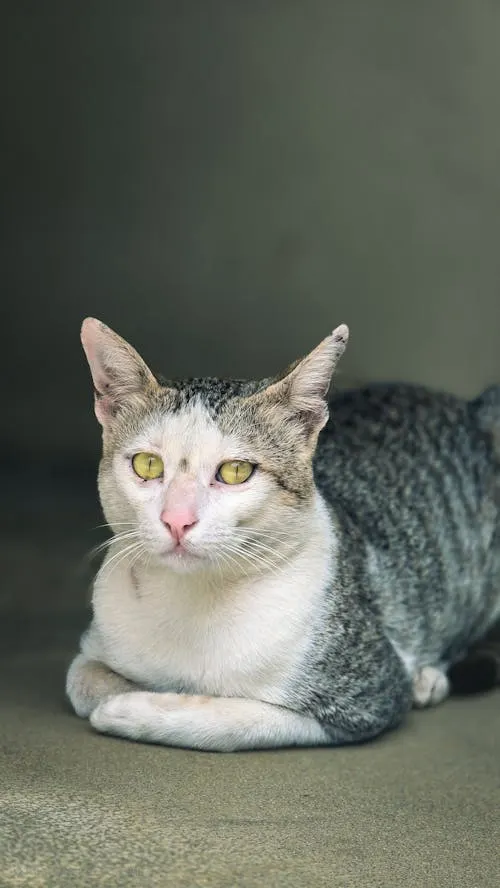
#> input picture Photos/Cat_2.webp, 500 x 888 px, found by its file name
$ python rotate.py
#> lines starting #> are read from the running program, lines starting #| are printed output that depends on the picture
import cv2 as cv
import numpy as np

img = cv.imread('Photos/Cat_2.webp')
#> img is the input picture: shape (888, 500, 3); mean B, G, R 96.2, 106.3, 101.7

def rotate(img, angle, rotPoint= None):
#> called with angle = 45
    (height,width) = img.shape[:2]
#> height = 888; width = 500

    if rotPoint is None:
        rotPoint= (width//2,height//2)
#> rotPoint = (250, 444)

    rotMat = cv.getRotationMatrix2D(rotPoint, angle, 1.0)
    dimensions = (width,height)
#> dimensions = (500, 888)

    return cv.warpAffine(img, rotMat, dimensions)
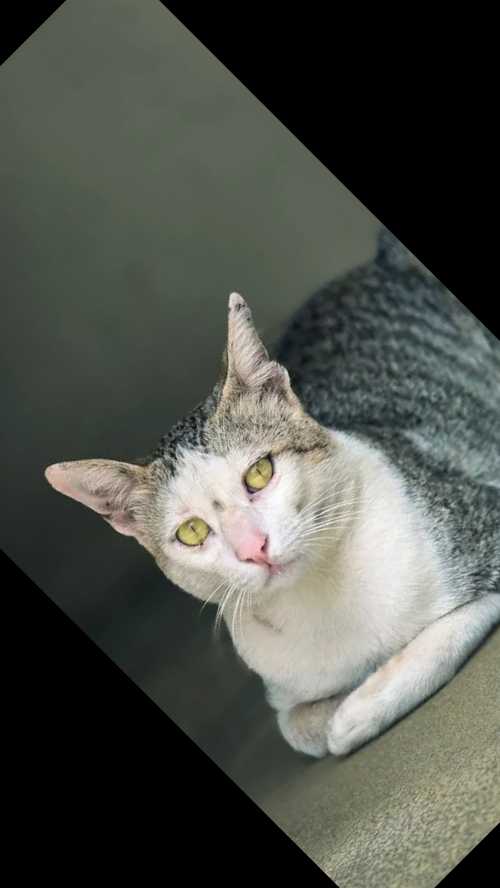
#> returned value: shape (888, 500, 3); mean of channels 0, 1, 2 75, 81.9, 78.9; drawn as B, G, R

rotated = rotate(img,45)

cv.imshow('rotatesd',rotated)

cv.waitKey(0)

$ run again, with Photos/Cat_1.webp copied over Photos/Cat_2.webp
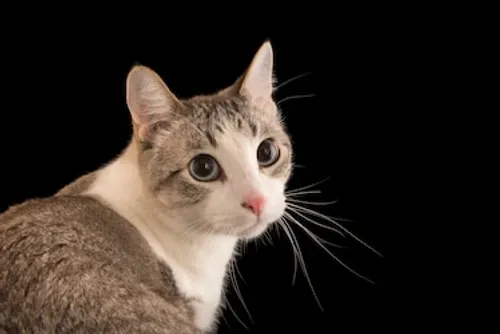
#> input picture Photos/Cat_1.webp, 500 x 334 px, found by its file name
#> img is the input picture: shape (334, 500, 3); mean B, G, R 35.2, 41.7, 50.1
#> in rotate, `return cv.warpAffine(img, rotMat, dimensions)`:
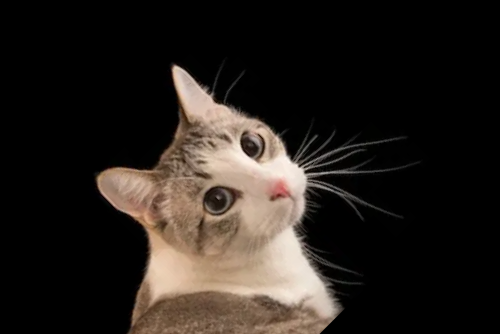
#> returned value: shape (334, 500, 3); mean of channels 0, 1, 2 28.8, 33.5, 39.5; drawn as B, G, R

$ run again, with Photos/Dog_1.webp copied over Photos/Cat_2.webp
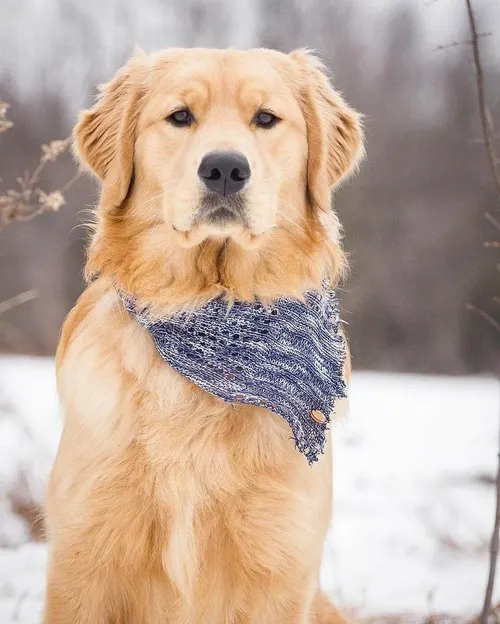
#> input picture Photos/Dog_1.webp, 500 x 624 px, found by its file name
#> img is the input picture: shape (624, 500, 3); mean B, G, R 156.4, 171, 192.1
#> in rotate, `return cv.warpAffine(img, rotMat, dimensions)`:
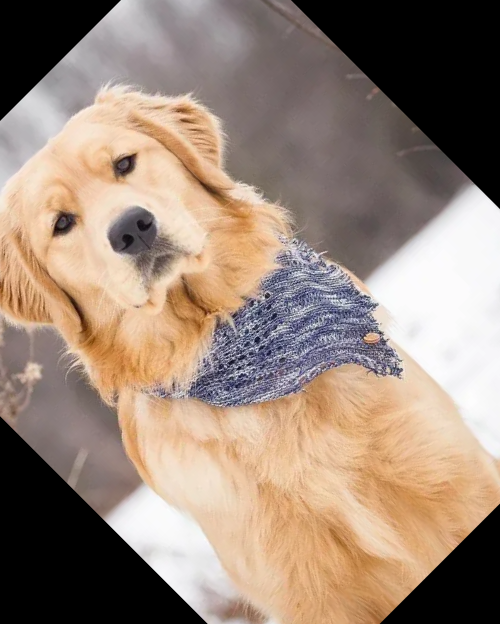
#> returned value: shape (624, 500, 3); mean of channels 0, 1, 2 120.5, 134.8, 154.6; drawn as B, G, R
